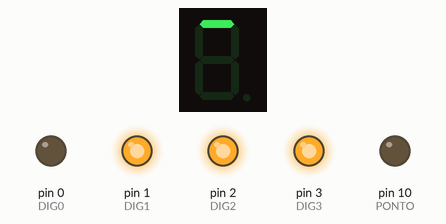
This sketch was run on a simulated Arduino Uno, built with avr-gcc and run on an emulated ATmega328P. Parts: 1-digit seven-segment display, output pins drawn as LEDs (lit = HIGH). Wiring (inferred from the names in the program): 1-digit 7-segment display, segments lit when HIGH: segments pin 4, pin 5, pin 12, pin 13, pin 14, pin 15, pin 16. The segment pins are drawn as the display they are named for; pins used as bus, display or sensor lines are not drawn.

Above: at 0.01 s.
At 0.41 s:
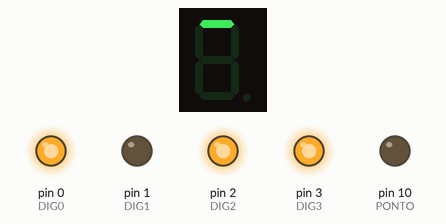
At 0.91 s:
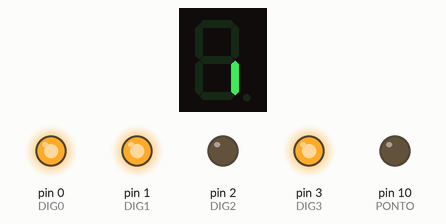
At 1.7 s:
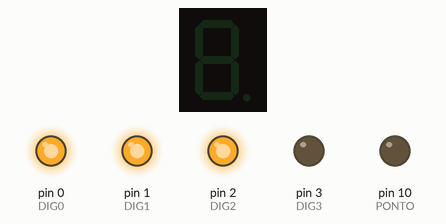
At 3.49 s:
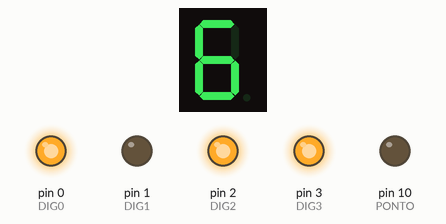
At 5.48 s:
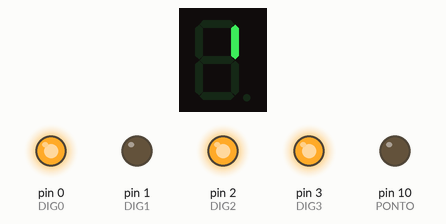
Timing chart, 0 to 40.0 s (numbered marks = the images above):
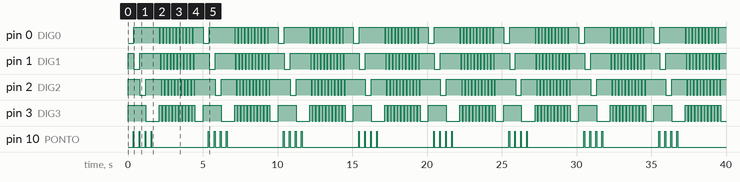

The sketch:

_7seg4dig.ino
```cpp
#define DIG0 0
#define DIG1 1 //tx
#define DIG2 2
#define DIG3 3 //rx

#define SEGA 4
#define SEGB 5
#define SEGC 12
#define SEGD 13
#define SEGE 14
#define SEGF 15
#define SEGG 16
#define PONTO 10

#define FPS 50
//A0 porta analógica

void teste_seg(int digito){//acende os segmentos do digito.
    //apaga tudo
    digitalWrite(DIG0,HIGH);
    digitalWrite(DIG1,HIGH);
    digitalWrite(DIG2,HIGH);
    digitalWrite(DIG3,HIGH);
    digitalWrite(SEGA, LOW);
    digitalWrite(SEGB, LOW);
    digitalWrite(SEGC, LOW);
    digitalWrite(SEGD, LOW);
    digitalWrite(SEGE, LOW);
    digitalWrite(SEGF, LOW);
    digitalWrite(SEGG, LOW);
    digitalWrite(PONTO, LOW);
    //Inicio do teste
    digitalWrite(digito, LOW); //ativa o digito solicitado
    digitalWrite(SEGA, HIGH);
    delay(FPS);
    digitalWrite(SEGA, LOW);
    digitalWrite(SEGB, HIGH);
    delay(FPS);
    digitalWrite(SEGB, LOW);
    digitalWrite(SEGC, HIGH);
    delay(FPS);
    digitalWrite(SEGC, LOW);
    digitalWrite(SEGD, HIGH);
    delay(FPS);
    digitalWrite(SEGD, LOW);
    digitalWrite(SEGE, HIGH);
    delay(FPS);
    digitalWrite(SEGE, LOW);
    digitalWrite(SEGF, HIGH);
    delay(FPS);
    digitalWrite(SEGF, LOW);
    digitalWrite(SEGG, HIGH);
    delay(FPS);
    digitalWrite(SEGG, LOW);
    digitalWrite(PONTO, HIGH);
    delay(FPS);
    digitalWrite(PONTO, LOW);
}

void teste_dig(){ //testa os digitos
    teste_seg(DIG0);
    teste_seg(DIG1);
    teste_seg(DIG2);
    teste_seg(DIG3);
}

void exibir_numero(int num, int dig) {
    delay(FPS/10);
    digitalWrite(DIG0,HIGH);
    digitalWrite(DIG1,HIGH);
    digitalWrite(DIG2,HIGH);
    digitalWrite(DIG3,HIGH);
    digitalWrite(SEGA, LOW);
    digitalWrite(SEGB, LOW);
    digitalWrite(SEGC, LOW);
    digitalWrite(SEGD, LOW);
    digitalWrite(SEGE, LOW);
    digitalWrite(SEGF, LOW);
    digitalWrite(SEGG, LOW);
    digitalWrite(PONTO, LOW);

    digitalWrite(dig, LOW);

    if (num == 0) {
        digitalWrite(SEGA, HIGH);
        digitalWrite(SEGB, HIGH);
        digitalWrite(SEGC, HIGH);
        digitalWrite(SEGD, HIGH);
        digitalWrite(SEGE, HIGH);
        digitalWrite(SEGF, HIGH);
    }
    else if (num == 1) {
        digitalWrite(SEGB, HIGH);
        digitalWrite(SEGC, HIGH);
    }
    else if (num == 2) {
        digitalWrite(SEGA, HIGH);
        digitalWrite(SEGB, HIGH);
        digitalWrite(SEGD, HIGH);
        digitalWrite(SEGE, HIGH);
        digitalWrite(SEGG, HIGH);
    }
    else if (num == 3) {
        digitalWrite(SEGA, HIGH);
        digitalWrite(SEGB, HIGH);
        digitalWrite(SEGC, HIGH);
        digitalWrite(SEGD, HIGH);
        digitalWrite(SEGG, HIGH);
    }
    else if (num == 4) {
        digitalWrite(SEGB, HIGH);
        digitalWrite(SEGC, HIGH);
        digitalWrite(SEGF, HIGH);
        digitalWrite(SEGG, HIGH);
    }
    else if (num == 5) {
        digitalWrite(SEGA, HIGH);
        digitalWrite(SEGC, HIGH);
        digitalWrite(SEGD, HIGH);
        digitalWrite(SEGF, HIGH);
        digitalWrite(SEGG, HIGH);
    }
    else if (num == 6) {
        digitalWrite(SEGA, HIGH);
        digitalWrite(SEGC, HIGH);
        digitalWrite(SEGD, HIGH);
        digitalWrite(SEGE, HIGH);
        digitalWrite(SEGF, HIGH);
        digitalWrite(SEGG, HIGH);
    }
    else if (num == 7) {
        digitalWrite(SEGA, HIGH);
        digitalWrite(SEGB, HIGH);
        digitalWrite(SEGC, HIGH);
    }
    else if (num == 8) {
        digitalWrite(SEGA, HIGH);
        digitalWrite(SEGB, HIGH);
        digitalWrite(SEGC, HIGH);
        digitalWrite(SEGD, HIGH);
        digitalWrite(SEGE, HIGH);
        digitalWrite(SEGF, HIGH);
        digitalWrite(SEGG, HIGH);
    }
    else if (num == 9) {
        digitalWrite(SEGA, HIGH);
        digitalWrite(SEGB, HIGH);
        digitalWrite(SEGC, HIGH);
        digitalWrite(SEGD, HIGH);
        digitalWrite(SEGF, HIGH);
        digitalWrite(SEGG, HIGH);
    }
}

void teste_numero() {
    for(int num=0; num<11; num++){
        for(int dig=0; dig<4; dig++){
            exibir_numero(num, dig);
            delay(50);
        }
    }
}

void setup() {
    //Dígitos são ativados em LOW
    pinMode(0, OUTPUT);
    pinMode(1, OUTPUT);
    pinMode(2, OUTPUT);
    pinMode(3, OUTPUT);
    //Segmentos são ativados em HIGH
    pinMode(4, OUTPUT); //A
    pinMode(5, OUTPUT); //B
    pinMode(12, OUTPUT); //C
    pinMode(13, OUTPUT); //D
    pinMode(14, OUTPUT); //E
    pinMode(15, OUTPUT); //F
    pinMode(16, OUTPUT); //G
    pinMode(PONTO, OUTPUT); //PONTO
}

void loop() {
    teste_dig();
    delay(500);
    teste_numero();
    delay(500);
}
```

Measured:
- by itself, pin 0 (DIG0): repeats every 5.0 s: 10 × (LOW 0.06 s, HIGH 0.17 s), LOW 0.06 s, HIGH 0.66 s, LOW 0.40 s, HIGH 1.7 s
- by itself, pin 1 (DIG1): repeats every 5.0 s: LOW 0.40 s, HIGH 1.4 s, 10 × (LOW 0.06 s, HIGH 0.17 s), LOW 0.06 s, HIGH 1.0 s
- by itself, pin 2 (DIG2): repeats every 5.0 s: LOW 0.40 s, HIGH 1.0 s, 10 × (LOW 0.06 s, HIGH 0.17 s), LOW 0.06 s, HIGH 1.4 s
- by itself, pin 3 (DIG3): repeats every 5.0 s: LOW 0.91 s, 10 × (HIGH 0.17 s, LOW 0.06 s), HIGH 0.17 s, LOW 0.55 s, HIGH 1.2 s
- by itself, pin 10 (PONTO): repeats every 5.0 s: 3 × (LOW 0.35 s, HIGH 0.05 s), LOW 3.8 s, HIGH 0.05 s
- what the display in image 3 shows lasts 0.5 s, from 1.6 s to 2.1 s
